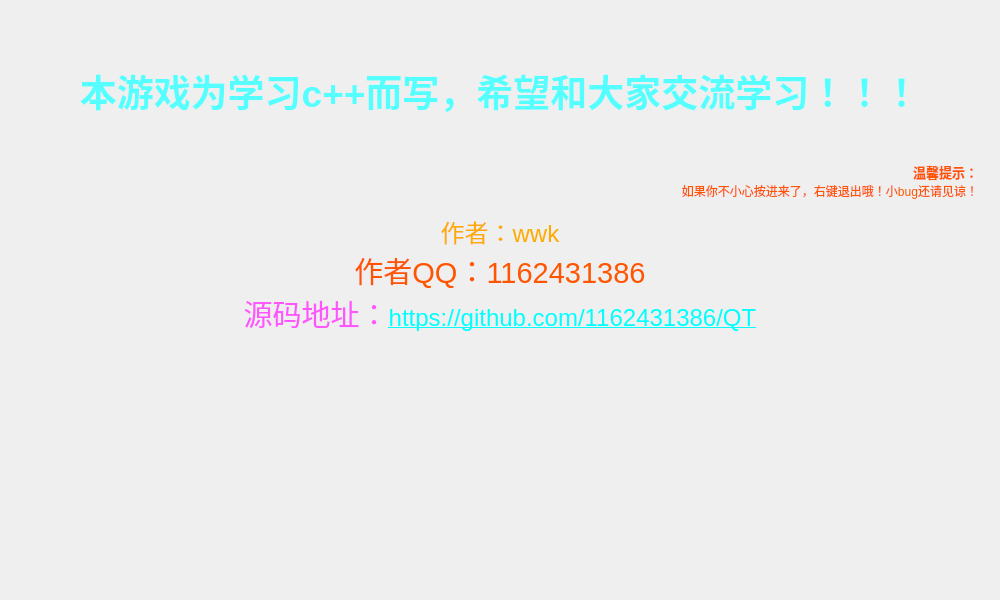
<?xml version="1.0" encoding="UTF-8"?>
<ui version="4.0">
 <class>startwidget</class>
 <widget class="QWidget" name="startwidget">
  <property name="geometry">
   <rect>
    <x>0</x>
    <y>0</y>
    <width>1000</width>
    <height>600</height>
   </rect>
  </property>
  <property name="minimumSize">
   <size>
    <width>1000</width>
    <height>600</height>
   </size>
  </property>
  <property name="maximumSize">
   <size>
    <width>1000</width>
    <height>600</height>
   </size>
  </property>
  <property name="windowTitle">
   <string>五子棋</string>
  </property>
  <widget class="QStackedWidget" name="stackedWidget">
   <property name="geometry">
    <rect>
     <x>9</x>
     <y>9</y>
     <width>982</width>
     <height>582</height>
    </rect>
   </property>
   <property name="currentIndex">
    <number>1</number>
   </property>
   <widget class="QWidget" name="page">
    <layout class="QGridLayout" name="gridLayout_2">
     <item row="0" column="1">
      <spacer name="verticalSpacer">
       <property name="orientation">
        <enum>Qt::Vertical</enum>
       </property>
       <property name="sizeHint" stdset="0">
        <size>
         <width>20</width>
         <height>382</height>
        </size>
       </property>
      </spacer>
     </item>
     <item row="0" column="3">
      <spacer name="verticalSpacer_2">
       <property name="orientation">
        <enum>Qt::Vertical</enum>
       </property>
       <property name="sizeHint" stdset="0">
        <size>
         <width>20</width>
         <height>382</height>
        </size>
       </property>
      </spacer>
     </item>
     <item row="0" column="5">
      <spacer name="verticalSpacer_3">
       <property name="orientation">
        <enum>Qt::Vertical</enum>
       </property>
       <property name="sizeHint" stdset="0">
        <size>
         <width>20</width>
         <height>382</height>
        </size>
       </property>
      </spacer>
     </item>
     <item row="1" column="0">
      <spacer name="horizontalSpacer">
       <property name="orientation">
        <enum>Qt::Horizontal</enum>
       </property>
       <property name="sizeHint" stdset="0">
        <size>
         <width>116</width>
         <height>20</height>
        </size>
       </property>
      </spacer>
     </item>
     <item row="1" column="1">
      <widget class="QPushButton" name="pushButton">
       <property name="minimumSize">
        <size>
         <width>120</width>
         <height>50</height>
        </size>
       </property>
       <property name="styleSheet">
        <string notr="true"/>
       </property>
       <property name="text">
        <string>关于游戏</string>
       </property>
      </widget>
     </item>
     <item row="1" column="2">
      <spacer name="horizontalSpacer_2">
       <property name="orientation">
        <enum>Qt::Horizontal</enum>
       </property>
       <property name="sizeHint" stdset="0">
        <size>
         <width>147</width>
         <height>20</height>
        </size>
       </property>
      </spacer>
     </item>
     <item row="1" column="3">
      <widget class="QPushButton" name="pushButton_3">
       <property name="minimumSize">
        <size>
         <width>120</width>
         <height>50</height>
        </size>
       </property>
       <property name="styleSheet">
        <string notr="true"/>
       </property>
       <property name="text">
        <string>开始游戏</string>
       </property>
      </widget>
     </item>
     <item row="1" column="4">
      <spacer name="horizontalSpacer_3">
       <property name="orientation">
        <enum>Qt::Horizontal</enum>
       </property>
       <property name="sizeHint" stdset="0">
        <size>
         <width>146</width>
         <height>20</height>
        </size>
       </property>
      </spacer>
     </item>
     <item row="1" column="5">
      <widget class="QPushButton" name="pushButton_2">
       <property name="minimumSize">
        <size>
         <width>120</width>
         <height>50</height>
        </size>
       </property>
       <property name="styleSheet">
        <string notr="true"/>
       </property>
       <property name="text">
        <string>退出游戏</string>
       </property>
      </widget>
     </item>
     <item row="1" column="6">
      <spacer name="horizontalSpacer_4">
       <property name="orientation">
        <enum>Qt::Horizontal</enum>
       </property>
       <property name="sizeHint" stdset="0">
        <size>
         <width>147</width>
         <height>20</height>
        </size>
       </property>
      </spacer>
     </item>
     <item row="2" column="1">
      <spacer name="verticalSpacer_4">
       <property name="orientation">
        <enum>Qt::Vertical</enum>
       </property>
       <property name="sizeHint" stdset="0">
        <size>
         <width>20</width>
         <height>114</height>
        </size>
       </property>
      </spacer>
     </item>
     <item row="2" column="3">
      <spacer name="verticalSpacer_5">
       <property name="orientation">
        <enum>Qt::Vertical</enum>
       </property>
       <property name="sizeHint" stdset="0">
        <size>
         <width>20</width>
         <height>114</height>
        </size>
       </property>
      </spacer>
     </item>
     <item row="2" column="5">
      <spacer name="verticalSpacer_6">
       <property name="orientation">
        <enum>Qt::Vertical</enum>
       </property>
       <property name="sizeHint" stdset="0">
        <size>
         <width>20</width>
         <height>114</height>
        </size>
       </property>
      </spacer>
     </item>
    </layout>
   </widget>
   <widget class="QWidget" name="page_2">
    <layout class="QGridLayout" name="gridLayout_3">
     <item row="0" column="0">
      <widget class="QTextBrowser" name="textBrowser">
       <property name="styleSheet">
        <string notr="true">QTextEdit {background-color: rgb(255, 132, 139,0);border-radius: 3px;color: rgb(0, 0, 0); }</string>
       </property>
       <property name="html">
        <string>&lt;!DOCTYPE HTML PUBLIC &quot;-//W3C//DTD HTML 4.0//EN&quot; &quot;http://www.w3.org/TR/REC-html40/strict.dtd&quot;&gt;
&lt;html&gt;&lt;head&gt;&lt;meta name=&quot;qrichtext&quot; content=&quot;1&quot; /&gt;&lt;style type=&quot;text/css&quot;&gt;
p, li { white-space: pre-wrap; }
&lt;/style&gt;&lt;/head&gt;&lt;body style=&quot; font-family:'SimSun'; font-size:9pt; font-weight:400; font-style:normal;&quot;&gt;
&lt;p align=&quot;center&quot; style=&quot; margin-top:0px; margin-bottom:0px; margin-left:0px; margin-right:0px; -qt-block-indent:0; text-indent:0px;&quot;&gt;&lt;span style=&quot; font-family:'SimSun';&quot;&gt;  &lt;/span&gt;&lt;span style=&quot; font-family:'SimSun'; font-size:18pt;&quot;&gt; &lt;/span&gt;&lt;img src=&quot;:/new/prefix1/d73066e8ff70539442867b598d09b982.gif&quot; /&gt;&lt;/p&gt;
&lt;p align=&quot;center&quot; style=&quot;-qt-paragraph-type:empty; margin-top:0px; margin-bottom:0px; margin-left:0px; margin-right:0px; -qt-block-indent:0; text-indent:0px; font-family:'SimSun';&quot;&gt;&lt;br /&gt;&lt;/p&gt;
&lt;p align=&quot;center&quot; style=&quot; margin-top:0px; margin-bottom:0px; margin-left:0px; margin-right:0px; -qt-block-indent:0; text-indent:0px;&quot;&gt;&lt;span style=&quot; font-family:'SimSun'; font-size:28pt; font-weight:600; color:#55ffff;&quot;&gt;本游戏为学习c++而写，希望和大家交流学习！！！&lt;/span&gt;&lt;/p&gt;
&lt;p align=&quot;right&quot; style=&quot; margin-top:0px; margin-bottom:0px; margin-left:0px; margin-right:0px; -qt-block-indent:0; text-indent:0px;&quot;&gt;&lt;span style=&quot; font-family:'SimSun'; font-size:28pt;&quot;&gt;              &lt;/span&gt;&lt;/p&gt;
&lt;p align=&quot;right&quot; style=&quot; margin-top:0px; margin-bottom:0px; margin-left:0px; margin-right:0px; -qt-block-indent:0; text-indent:0px;&quot;&gt;&lt;span style=&quot; font-family:'SimSun';&quot;&gt;                                       &lt;/span&gt;&lt;span style=&quot; font-family:'SimSun'; color:#ff5500;&quot;&gt; &lt;/span&gt;&lt;span style=&quot; font-family:'SimSun'; font-size:10pt; font-weight:600; color:#ff5500;&quot;&gt;温馨提示：&lt;/span&gt;&lt;/p&gt;
&lt;p align=&quot;right&quot; style=&quot; margin-top:0px; margin-bottom:0px; margin-left:0px; margin-right:0px; -qt-block-indent:0; text-indent:0px;&quot;&gt;&lt;span style=&quot; font-family:'SimSun'; color:#ff5500;&quot;&gt;                            如果你不小心按进来了，右键退出哦！小bug还请见谅！&lt;/span&gt;&lt;/p&gt;
&lt;p style=&quot; margin-top:0px; margin-bottom:0px; margin-left:0px; margin-right:0px; -qt-block-indent:0; text-indent:0px;&quot;&gt;&lt;span style=&quot; font-family:'SimSun';&quot;&gt;                                       &lt;/span&gt;&lt;/p&gt;
&lt;p align=&quot;center&quot; style=&quot; margin-top:0px; margin-bottom:0px; margin-left:0px; margin-right:0px; -qt-block-indent:0; text-indent:0px;&quot;&gt;&lt;span style=&quot; font-family:'SimSun'; font-size:18pt; color:#ffaa00;&quot;&gt;作者：wwk&lt;/span&gt;&lt;/p&gt;
&lt;p align=&quot;center&quot; style=&quot; margin-top:0px; margin-bottom:0px; margin-left:0px; margin-right:0px; -qt-block-indent:0; text-indent:0px;&quot;&gt;&lt;span style=&quot; font-family:'SimSun'; font-size:22pt; color:#ff5500;&quot;&gt;作者QQ：1162431386&lt;/span&gt;&lt;/p&gt;
&lt;p align=&quot;center&quot; style=&quot; margin-top:0px; margin-bottom:0px; margin-left:0px; margin-right:0px; -qt-block-indent:0; text-indent:0px;&quot;&gt;&lt;span style=&quot; font-family:'SimSun'; font-size:22pt; color:#ff55ff;&quot;&gt;源码地址：&lt;/span&gt;&lt;a href=&quot;https://github.com/1162431386/QT&quot;&gt;&lt;span style=&quot; font-family:'SimSun'; font-size:18pt; text-decoration: underline; color:#00ffff;&quot;&gt;https://github.com/1162431386/QT&lt;/span&gt;&lt;/a&gt;&lt;/p&gt;&lt;/body&gt;&lt;/html&gt;</string>
       </property>
      </widget>
     </item>
    </layout>
   </widget>
  </widget>
 </widget>
 <resources/>
 <connections/>
</ui>
